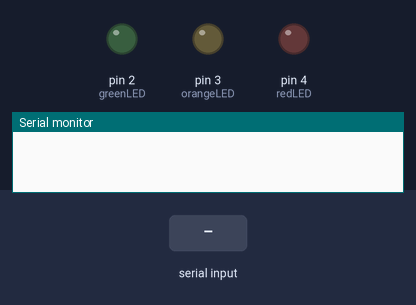
This sketch was run on a simulated Arduino Uno, built with avr-gcc and run on an emulated ATmega328P. On the bench: output pins drawn as LEDs (lit = HIGH), the last lines printed to the serial monitor. The test bench sets the inputs (shaded band).

Above: at 1.2 s.
1.3 s: "s" received over Serial
At 2.3 s:
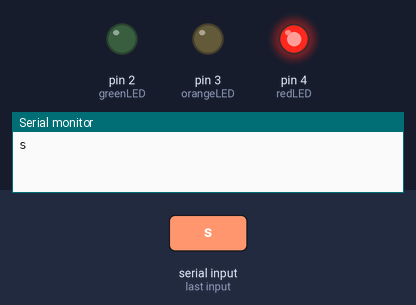
At 15.0 s:
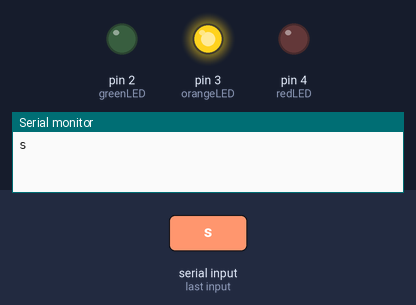
Timing chart, 0 to 15.5 s (numbered marks = the images above; inputs shaded):
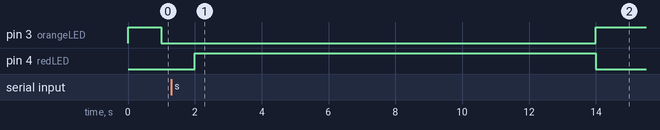

The sketch:

Opdracht_9.ino
```cpp
//opdracht 9
char readSerial = 0;
const int greenLED = 2; //dit is het groene licht
const int orangeLED = 3; //dit is het oranje licht
const int redLED = 4; //dit is het rode licht

//functie setup aanspreken
void setup() {
  Serial.begin(9600); //seriele monitor opstarten
  pinMode(greenLED, OUTPUT); //alle ingangen verwachten we outputs
  pinMode(orangeLED, OUTPUT);
  pinMode(redLED, OUTPUT);
}

//functie loop aanspreken
void loop() {
  if (Serial.available() > 0) { //output op de seriele monitor tonen
    readSerial = Serial.read();
    Serial.println(readSerial);
  }
  if (readSerial == 's')  {        // wanneer waarde s gevonden wordt het volgende doen
    digitalWrite(redLED, HIGH); //dit is bij de opdracht het volgende gedeelte: Als het stoplicht wordt aangezet zal deze 12 sec. op rood staan, 6 sec. op oranje en 12sec. op groen.
    delay(12000); //wacht 12 seconden met rood licht
    digitalWrite(redLED, LOW); //zet rood licht uit
    digitalWrite(orangeLED, HIGH); //zet oranje aan
    delay(60000); // 6 seconden wachten
    digitalWrite(orangeLED, LOW); //zet oranje licht uit
    digitalWrite(greenLED, HIGH); //zet groen licht aan
    delay(12000); // 12 seconden wachten
    digitalWrite(greenLED, LOW); //zet groen licht uit
  } else { //dit is bij de opdracht het volgende gedeelte: Is het stoplicht via de telefoon niet ingeschakeld zal deze oranje knipperen (1 sec. aan / 1 sec. uit).
    digitalWrite(greenLED, LOW); //alle lichten uitzetten
    digitalWrite(redLED, LOW);
    digitalWrite(orangeLED, LOW);
    digitalWrite(orangeLED, HIGH); //oranje licht aanzetten
    delay(1000); //wacht 1 seconden
    digitalWrite(orangeLED, LOW); //zet oranje licht uit
    delay(1000); //wacht 1 seconden
  }
}
```

Measured:
- after the input at 1.3 s, pin 4 (redLED): LOW → HIGH after 0.70 s, → LOW 12.0 s later
